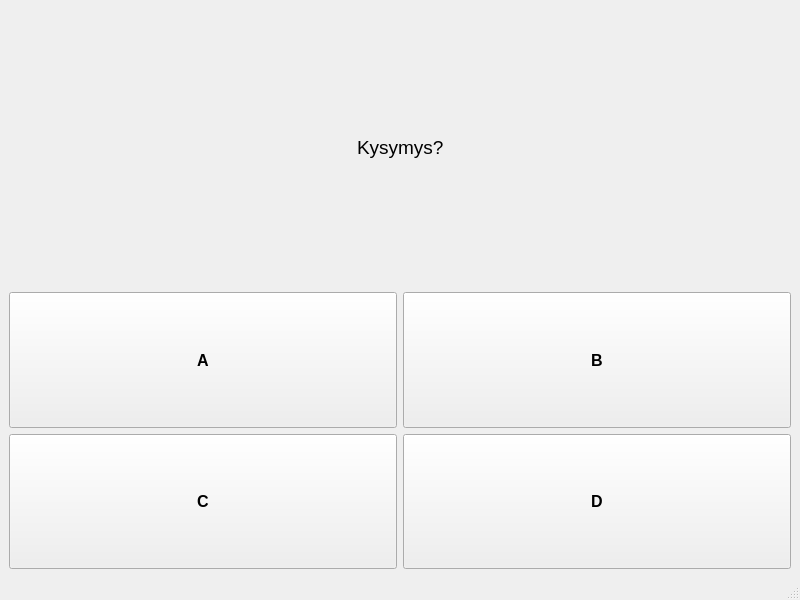
<?xml version="1.0" encoding="UTF-8"?>
<ui version="4.0">
 <class>MainWindow</class>
 <widget class="QMainWindow" name="MainWindow">
  <property name="geometry">
   <rect>
    <x>0</x>
    <y>0</y>
    <width>800</width>
    <height>600</height>
   </rect>
  </property>
  <property name="windowTitle">
   <string>MainWindow</string>
  </property>
  <widget class="QWidget" name="centralwidget">
   <layout class="QVBoxLayout" name="verticalLayout">
    <item>
     <layout class="QHBoxLayout" name="horizontalLayout">
      <item>
       <spacer name="horizontalSpacer">
        <property name="orientation">
         <enum>Qt::Horizontal</enum>
        </property>
        <property name="sizeHint" stdset="0">
         <size>
          <width>40</width>
          <height>20</height>
         </size>
        </property>
       </spacer>
      </item>
      <item>
       <widget class="QLabel" name="label">
        <property name="sizePolicy">
         <sizepolicy hsizetype="Preferred" vsizetype="MinimumExpanding">
          <horstretch>0</horstretch>
          <verstretch>0</verstretch>
         </sizepolicy>
        </property>
        <property name="font">
         <font>
          <pointsize>14</pointsize>
         </font>
        </property>
        <property name="layoutDirection">
         <enum>Qt::LeftToRight</enum>
        </property>
        <property name="text">
         <string>Kysymys?</string>
        </property>
       </widget>
      </item>
      <item>
       <spacer name="horizontalSpacer_2">
        <property name="orientation">
         <enum>Qt::Horizontal</enum>
        </property>
        <property name="sizeHint" stdset="0">
         <size>
          <width>40</width>
          <height>20</height>
         </size>
        </property>
       </spacer>
      </item>
     </layout>
    </item>
    <item>
     <layout class="QGridLayout" name="gridLayout">
      <item row="0" column="0">
       <widget class="QPushButton" name="button1">
        <property name="sizePolicy">
         <sizepolicy hsizetype="Minimum" vsizetype="MinimumExpanding">
          <horstretch>0</horstretch>
          <verstretch>0</verstretch>
         </sizepolicy>
        </property>
        <property name="font">
         <font>
          <pointsize>12</pointsize>
          <bold>true</bold>
         </font>
        </property>
        <property name="text">
         <string>A</string>
        </property>
       </widget>
      </item>
      <item row="1" column="0">
       <widget class="QPushButton" name="button3">
        <property name="sizePolicy">
         <sizepolicy hsizetype="Minimum" vsizetype="MinimumExpanding">
          <horstretch>0</horstretch>
          <verstretch>0</verstretch>
         </sizepolicy>
        </property>
        <property name="font">
         <font>
          <pointsize>12</pointsize>
          <bold>true</bold>
         </font>
        </property>
        <property name="text">
         <string>C</string>
        </property>
       </widget>
      </item>
      <item row="1" column="1">
       <widget class="QPushButton" name="button4">
        <property name="sizePolicy">
         <sizepolicy hsizetype="Minimum" vsizetype="MinimumExpanding">
          <horstretch>0</horstretch>
          <verstretch>0</verstretch>
         </sizepolicy>
        </property>
        <property name="font">
         <font>
          <pointsize>12</pointsize>
          <bold>true</bold>
         </font>
        </property>
        <property name="text">
         <string>D</string>
        </property>
       </widget>
      </item>
      <item row="0" column="1">
       <widget class="QPushButton" name="button2">
        <property name="sizePolicy">
         <sizepolicy hsizetype="Minimum" vsizetype="MinimumExpanding">
          <horstretch>0</horstretch>
          <verstretch>0</verstretch>
         </sizepolicy>
        </property>
        <property name="font">
         <font>
          <pointsize>12</pointsize>
          <bold>true</bold>
         </font>
        </property>
        <property name="text">
         <string>B</string>
        </property>
       </widget>
      </item>
     </layout>
    </item>
   </layout>
  </widget>
  <widget class="QMenuBar" name="menubar">
   <property name="geometry">
    <rect>
     <x>0</x>
     <y>0</y>
     <width>800</width>
     <height>22</height>
    </rect>
   </property>
  </widget>
  <widget class="QStatusBar" name="statusbar"/>
 </widget>
 <resources/>
 <connections/>
</ui>
